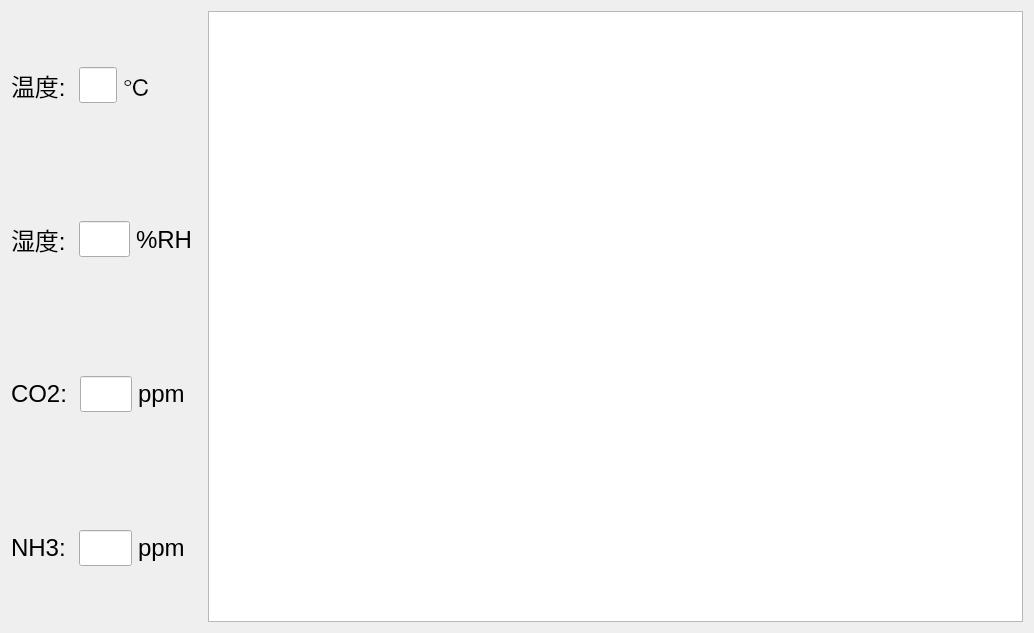
<?xml version="1.0" encoding="UTF-8"?>
<ui version="4.0">
 <class>Form</class>
 <widget class="QWidget" name="Form">
  <property name="geometry">
   <rect>
    <x>0</x>
    <y>0</y>
    <width>1034</width>
    <height>633</height>
   </rect>
  </property>
  <property name="windowTitle">
   <string>Form</string>
  </property>
  <layout class="QVBoxLayout" name="verticalLayout_2">
   <item>
    <layout class="QHBoxLayout" name="horizontalLayout_5" stretch="1,5">
     <item>
      <layout class="QVBoxLayout" name="verticalLayout">
       <property name="leftMargin">
        <number>0</number>
       </property>
       <property name="rightMargin">
        <number>10</number>
       </property>
       <item>
        <layout class="QHBoxLayout" name="horizontalLayout">
         <item>
          <widget class="QLabel" name="label">
           <property name="font">
            <font>
             <pointsize>18</pointsize>
            </font>
           </property>
           <property name="text">
            <string>温度: </string>
           </property>
          </widget>
         </item>
         <item>
          <widget class="QLineEdit" name="lineEdit">
           <property name="font">
            <font>
             <pointsize>18</pointsize>
            </font>
           </property>
          </widget>
         </item>
         <item>
          <widget class="QLabel" name="label_5">
           <property name="font">
            <font>
             <pointsize>18</pointsize>
            </font>
           </property>
           <property name="text">
            <string>℃      </string>
           </property>
          </widget>
         </item>
        </layout>
       </item>
       <item>
        <layout class="QHBoxLayout" name="horizontalLayout_2">
         <item>
          <widget class="QLabel" name="label_2">
           <property name="font">
            <font>
             <pointsize>18</pointsize>
            </font>
           </property>
           <property name="text">
            <string>湿度: </string>
           </property>
          </widget>
         </item>
         <item>
          <widget class="QLineEdit" name="lineEdit_2">
           <property name="font">
            <font>
             <pointsize>18</pointsize>
            </font>
           </property>
          </widget>
         </item>
         <item>
          <widget class="QLabel" name="label_6">
           <property name="font">
            <font>
             <pointsize>18</pointsize>
            </font>
           </property>
           <property name="text">
            <string>%RH</string>
           </property>
          </widget>
         </item>
        </layout>
       </item>
       <item>
        <layout class="QHBoxLayout" name="horizontalLayout_3">
         <item>
          <widget class="QLabel" name="label_3">
           <property name="font">
            <font>
             <pointsize>18</pointsize>
            </font>
           </property>
           <property name="text">
            <string>CO2: </string>
           </property>
          </widget>
         </item>
         <item>
          <widget class="QLineEdit" name="lineEdit_3">
           <property name="font">
            <font>
             <pointsize>18</pointsize>
            </font>
           </property>
          </widget>
         </item>
         <item>
          <widget class="QLabel" name="label_7">
           <property name="font">
            <font>
             <pointsize>18</pointsize>
            </font>
           </property>
           <property name="text">
            <string>ppm </string>
           </property>
          </widget>
         </item>
        </layout>
       </item>
       <item>
        <layout class="QHBoxLayout" name="horizontalLayout_4">
         <item>
          <widget class="QLabel" name="label_4">
           <property name="font">
            <font>
             <pointsize>18</pointsize>
            </font>
           </property>
           <property name="text">
            <string>NH3: </string>
           </property>
          </widget>
         </item>
         <item>
          <widget class="QLineEdit" name="lineEdit_4">
           <property name="font">
            <font>
             <pointsize>18</pointsize>
            </font>
           </property>
          </widget>
         </item>
         <item>
          <widget class="QLabel" name="label_8">
           <property name="font">
            <font>
             <pointsize>18</pointsize>
            </font>
           </property>
           <property name="text">
            <string>ppm </string>
           </property>
          </widget>
         </item>
        </layout>
       </item>
      </layout>
     </item>
     <item>
      <widget class="QTableView" name="tableView"/>
     </item>
    </layout>
   </item>
  </layout>
 </widget>
 <resources/>
 <connections/>
</ui>
